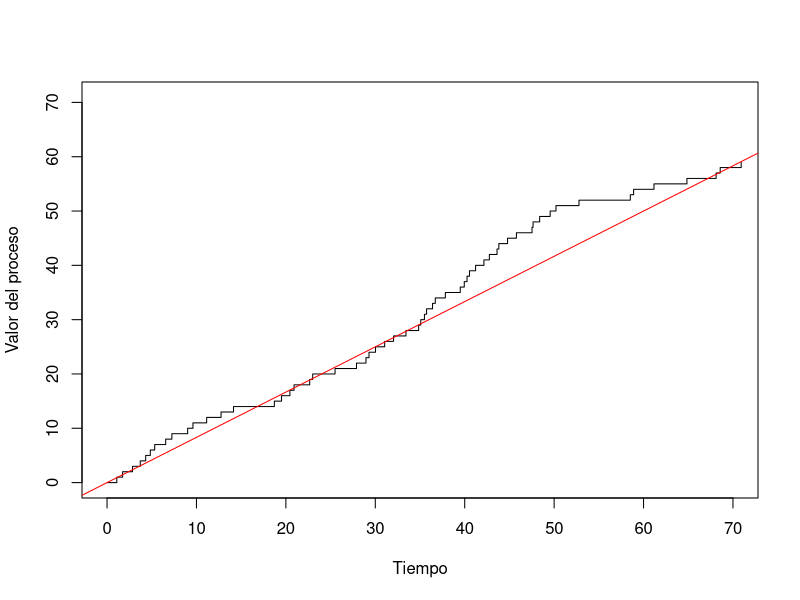
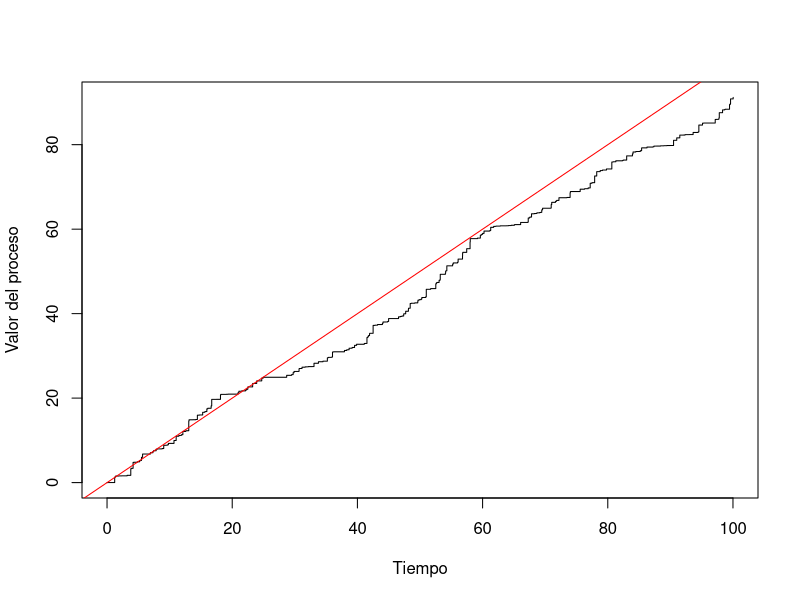
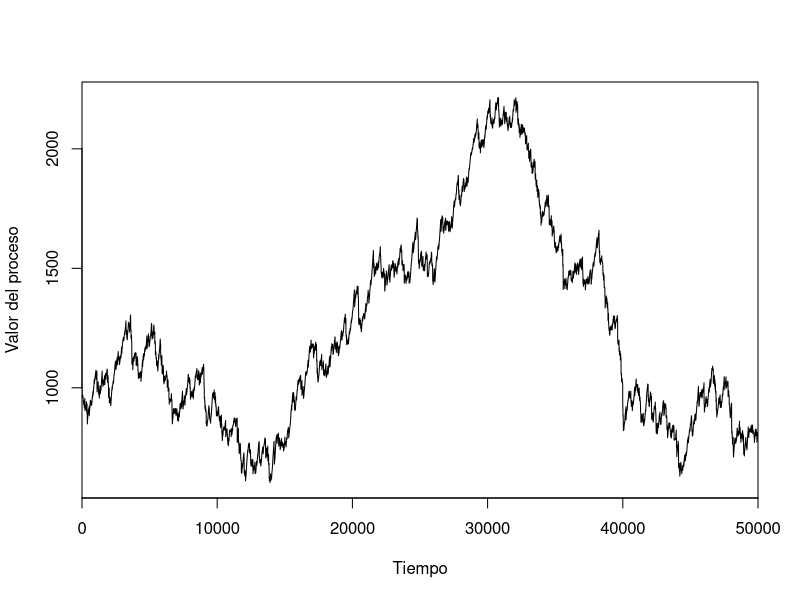

Write the R code that produced these figures, in order. (Note: a time limit stopped this script after it produced the figures.)
## ---- chunk 1
# Inputs
t <- 70 
alpha <- 1.8
beta <- 1.5


# Output
W_n <- c(0) #el proceso siempre inicia en 0

# sumar tiempos interraribo hasta que se pase del tiempo final
while (W_n[length(W_n)] < t) {
  T_i <- rgamma(1, alpha, beta)
  W_n <- c(W_n, W_n[length(W_n)] + T_i)
}
## ---- chunk 2
plot(W_n, 0:(length(W_n)-1), type = "s", xlim = c(0, t), ylim = c(0, max(W_n)), xlab = "Tiempo",ylab = "Valor del proceso")

abline(a = 0, b = 1/(alpha/beta), col = "red") 
## ---- chunk 3
## Inputs
t <- 100 
lambda <- 3 
alpha <- 0.5
beta <- 1.5 

## Outputs: vector con los tiempos de salto y vector con la suma de los saltos
W_n <- c(0)
X_t <- c(0)

# sumar tiempos interarribo hasta que sea mayor que t
# y en cada paso sumar un premio.
while (W_n[length(W_n)] < t) {
  T_i <- rexp(1, lambda)
  Y_i <- rgamma(1, alpha, beta)
  W_n <- c(W_n, W_n[length(W_n)] + T_i)
  X_t <- c(X_t, X_t[length(X_t)] + Y_i)
}
## ---- chunk 4

# Gráfica del proceso
plot(W_n, X_t, type = "s", xlim = c(0, t), ylim = c(0, max(X_t)), xlab = "Tiempo", ylab = "Valor del proceso")

#Esperanza del proceso
abline(a = 0, b = (alpha/beta)/(1/lambda), col = "red")
## ---- chunk 5
## Inputs:
t <- 50000 
u <- 1000 
c <- 1 
lambda <- 0.1
#Como aquí Yn ~ exp(alpha) entonces solo necesitamos un parámetro.
alpha <- 0.1005

## Simulación el proceso:
W_n <- c(0) #el tiempo inicia en 0.
R_t <- c(u) #el capital inicia en u.

while (W_n[length(W_n)] < t) {
  T_i <- rexp(1, lambda)
  W_n <- c(W_n, W_n[length(W_n)] + T_i) 
  R_t <- c(R_t, c*T_i + R_t[length(R_t)] - rexp(1, alpha))
}

#Gráfica del proceso:
plot(W_n, R_t, type = "l", xlim = c(0, t), ylim = c(min(R_t), max(R_t)), xlab = "Tiempo", ylab = "Valor del proceso", xaxs = "i")
abline(h = 0, xlim = c(0, t), ylim = c(min(R_t), max(R_t)))
## ---- chunk 6
iteraciones <- 100
procesos_arruinados <- 0
vector_probabilidades <- c(0)

#Monte Carlo. Repetiremos el proceso varias veces y contaremos en cuántas se arruina.
for(i in 1:iteraciones) {
  
  W_n <- c(0)
  R_t <- c(u)
  
  #Si el proceso se arruina lo detenemos.
  while(R_t[length(R_t)] > 0 & length(R_t) < t){
    T_i <- rexp(1, lambda)
    W_n <- c(W_n, W_n[length(W_n)] + T_i)
    R_t <- c(R_t, c*T_i + R_t[length(R_t)] - rexp(1, alpha))
  }
  
  #Contamos todos los procesos que se arruinaron.
  if(length(R_t) < t){
    procesos_arruinados <- procesos_arruinados + 1
  }
  
  #Este vector es para poder graficar.
  vector_probabilidades <- c(vector_probabilidades, (1/i)*procesos_arruinados)
}

#Calculamos la probabilidad de ruina.
probabilidad_ruina <- procesos_arruinados/iteraciones
probabilidad_ruina


#Calculamos la probabilidad de ruina teórica.
psi <- (lambda/(alpha*c))*(exp(-(alpha-(lambda/c))*u))
psi

#Calculamos el error (debe ser cercano a 0).
probabilidad_ruina - psi
## ---- chunk 7

plot(0:iteraciones, vector_probabilidades, xlab = "Tiempo", ylab = "Probabilidad de ruina estimada", type = "l")

abline(h = psi, col = "red")
## ---- chunk 8
iteraciones <- 100
procesos_arruinados <- 0
t <- 5000 

u <- 1000 
c <- 5 
 

#Monte Carlo. Repetiremos el proceso varias veces y contaremos en cuántas se arruina.
for(i in 1:iteraciones) {
  
  W_n <- c(0)
  R_t <- c(u)
  
  #Si el proceso se arruina lo detenemos.
  while(R_t[length(R_t)] > 0 & length(R_t) < t){
    
    #tiempo interarribo
    T_i <- rgamma(1, 10, 2)
    W_n <- c(W_n, W_n[length(W_n)] + T_i)
    
    #restarle el premio
    R_t <- c(R_t, c*T_i + R_t[length(R_t)] - rexp(1, 1/20)) 
  }
  
  #Contamos todos los procesos que se arruinaron.
  if(length(R_t) < t){
    procesos_arruinados <- procesos_arruinados + 1
  }
  
}

#Calculamos la probabilidad de ruina.
probabilidad_ruina <- procesos_arruinados/iteraciones
probabilidad_ruina
## ---- chunk 9
t <- 500 
u <- 1000 
c <- 5 

W_n <- c(0)
R_t <- c(u)

while(length(R_t) < t){
    
    #tiempo interarribo
    T_i <- rgamma(1, 10, 2)
    W_n <- c(W_n, W_n[length(W_n)] + T_i)
    
    #restarle el premio
    R_t <- c(R_t, c*T_i + R_t[length(R_t)] - rexp(1, 1/20)) 
}

plot(1:length(R_t), R_t, xlim = c(0, t), xlab = "Tiempo", ylab = "Valor del proceso", type = "l", xaxs = "i")
abline(a = 1000, b = (19/4), col = "red")
